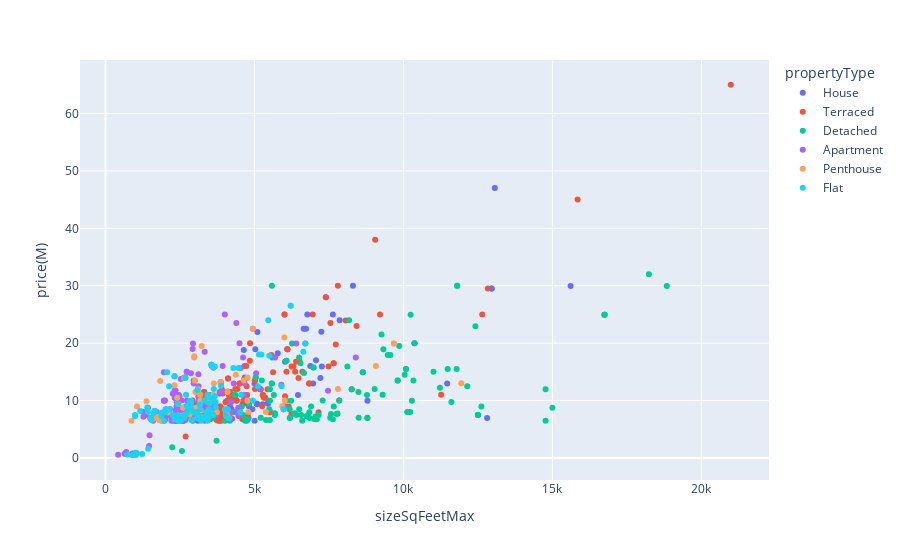

Write notebook code for a chart like this one.
### Markdown cell above
## 📈 Analisis Bivariante

### Code cell
fig = px.scatter(subset, y="price(M)", x="sizeSqFeetMax", color="propertyType")
fig.show()
